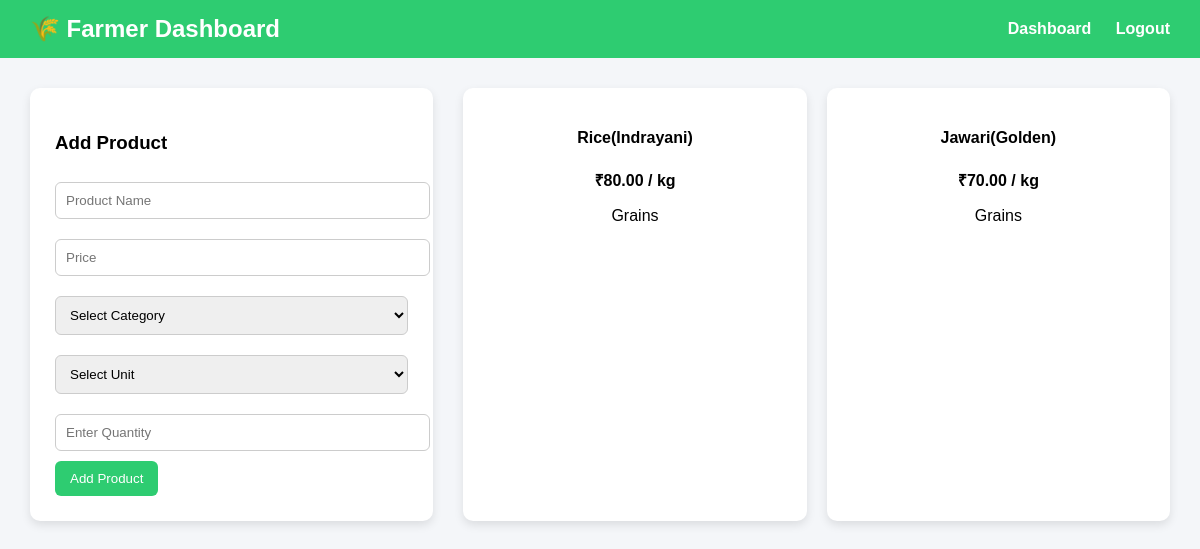
Screenshot of /farmer_dashboard.php (signed in) with the database file from the repository.
### tables this page shows
CREATE TABLE `products` (
  `id` int(11) NOT NULL,
  `farmer_id` int(11) DEFAULT NULL,
  `name` varchar(150) DEFAULT NULL,
  `description` text DEFAULT NULL,
  `price` decimal(10,2) DEFAULT NULL,
  `image` varchar(255) DEFAULT NULL,
  `category_id` int(11) DEFAULT NULL,
  `category` varchar(50) DEFAULT NULL,
  `stock` int(11) NOT NULL DEFAULT 0,
  `unit` varchar(50) DEFAULT NULL
);

### farmer_dashboard.php (the view, shortened to what this page needs)
<?php
include("db.php");
?>
<!DOCTYPE html>
<html>
<head>
</head>
<body>
<header>
<h2>🌾 Farmer Dashboard</h2>
<div class="nav">
<a href="farmer_dashboard.php">Dashboard</a>
<a href="logout.php">Logout</a>
</div>
</header>
<div class="container">
<div class="add-product">
<h3>Add Product</h3>
<form method="POST" action="add_product.php">
<input type="text" name="name" placeholder="Product Name" required>
<input type="number" name="price" placeholder="Price" required>
<select name="category" required>
<option value="">Select Category</option>
</select>
<select name="unit" required>
<option value="">Select Unit</option>
</select>
<input type="number" name="stock" placeholder="Enter Quantity" required>
<button type="submit" class="btn">Add Product</button>
</form>
</div>
<div class="products">
<?php
$user = $_SESSION['user_id'];
$result = mysqli_query($conn,"SELECT * FROM products WHERE farmer_id='$user'");
while($row = mysqli_fetch_assoc($result)){
?>
<div class="product-card">
<h4><?php echo $row['name']; ?></h4>
<p><b>₹<?php echo $row['price']; ?> / <?php echo $row['unit']; ?></b></p>
<p><?php echo $row['category']; ?></p>
</div>
<?php } ?>
</div>
</div>
</body>
</html>

### farmer_dashboard.php (style rules this page uses)
body { font-family:Arial; margin:0; background:#f4f6f9; }
header { background:#2ecc71; color:white; padding:15px 30px; display:flex; justify-content:space-between; align-items:center; }
header h2 { margin:0; }
.nav a { color:white; text-decoration:none; margin-left:20px; font-weight:bold; }
.container { display:flex; gap:30px; padding:30px; }
.add-product { flex:1; background:white; padding:25px; border-radius:10px; box-shadow:0 4px 10px rgba(0,0,0,0.1); }
.add-product input, .add-product select { width:100%; padding:10px; margin:10px 0; border:1px solid #ccc; border-radius:6px; }
.btn { background:#2ecc71; color:white; padding:10px 15px; border:none; border-radius:6px; cursor:pointer; }
.products { flex:2; display:grid; grid-template-columns:repeat(auto-fit,minmax(220px,1fr)); gap:20px; }
.product-card { background:white; padding:20px; border-radius:10px; text-align:center; box-shadow:0 4px 10px rgba(0,0,0,0.1); }

### rows the page displays
products: name "Rice(Indrayani)", price "80.00", unit "kg", category "Grains"
products: name "Jawari(Golden)", price "70.00", unit "kg", category "Grains"
